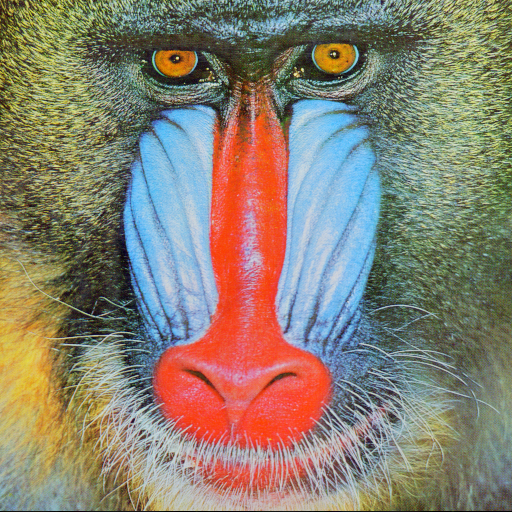
#> input picture image/Baboon.tiff, 512 x 512 px; its folder holds only this picture in this run
$ jupyter execute --allow-errors test.ipynb
#> lines starting #> are read from the running program, lines starting #| are printed output that depends on the picture
### Toollib.py
import numpy as np
import matplotlib.pyplot as plt
from xxhash import xxh32
import B2D
from skimage import io,transform
import random

def APPM_RT256():
    RT = []
    for i in range(256):
        row = []
        count = (i*60)%256
        for j in range(256):
            row.append(count)
            count += 1
            if count >= 256:
                count -= 256
        RT.append(row)
    RT = np.array(RT)
    return RT

# [27 lines left out: functions APPM_RT64, APPM_RT16, not called in this run]

def NearestPoint():
    def distance_from_origin(point):
        x, y = point
        return x**2 + y**2
    points = []
    for x in range(-16, 17):
        for y in range(-16, 17):
                points.append((x, y))
    points.sort(key=distance_from_origin)

    return np.array(points)

# [28 lines left out: functions Find, Sudoku, not called in this run]

def hashB(npArray,bits):
    return np.mod(xxh32(npArray.tobytes()).intdigest(), 2**bits)

# [50 lines left out: functions fold, perturbed, remedy, not called in this run]

import pandas as pd
def AVGI(Graph):

    ## 引入圖片
#> called with Graph = 'Baboon'
    path = 'image/'+Graph
    I=io.imread(path +r'.tiff')
#> I is the input picture: shape (512, 512, 3); mean R, G, B 137.4, 128.9, 113.1
    Stego = I.copy()

    ## 嘗試是否有建立參照表
    try:
        df = pd.read_csv('RT.csv')
        RT_table = df.to_numpy()
    except:
        RT = APPM_RT256()
        df = pd.DataFrame(RT)
        df.to_csv('RT.csv', index=False, header=True)
        df = pd.read_csv('RT.csv')
        RT_table = df.to_numpy()

    NearestP = NearestPoint()

    p = 0
    MSE = 0
    F = 0
    N = 0
    delta_RB_List = []
    extra_bit = np.zeros((512,512))

    for i in range(Stego.shape[0]):
        for j in range(Stego.shape[1]):

            ## 計算灰階值並將其設為驗證碼
            Gray = I[i,j,0]*0.299+I[i,j,1]*0.587+I[i,j,2]*0.114
            G_round = round(Gray)
            ## 使用灰階值+索引做驗證碼(AC)
            ac = hashB(np.array([G_round,i,j]),8)
            ac2 = hashB(np.array([G_round,i,j,32]),8)

            ## 由參照表中依照順序(最近優先)尋找數值等於ac的點，並回傳其XY軸座標 -> k
            k = Find(RT_table,NearestP,Stego[i,j,0],Stego[i,j,2],ac)
            k2 =  Find(RT_table,NearestP,Stego[i,j,0],Stego[i,j,2],ac2)

            ## X座標放入紅色通道，Y座標放入藍色通道，並判斷綠色通道要變化成多少彌補灰階值 -> g_bar
            g_bar = int((Gray - 0.299*k[0] - 0.114*k[1])/0.587)
            g_bar2 = int((Gray - 0.299*k2[0] - 0.114*k2[1])/0.587)
            if(round(0.299*k[0]+0.587*g_bar+0.114*k[1]) < round(Gray)):
                g_bar += 1
            elif(round(0.299*k[0]+0.587*g_bar+0.114*k[1]) > round(Gray)):
                g_bar -= 1

            if(round(0.299*k2[0]+0.587*g_bar2+0.114*k2[1]) < round(Gray)):
                g_bar2 += 1
            elif(round(0.299*k2[0]+0.587*g_bar2+0.114*k2[1]) > round(Gray)):
                g_bar2 -= 1

            ## 若g_bar超過臨界值則進行折返
            if(g_bar > 255):
                p += 1
                g_bar = 510 - g_bar
            elif(g_bar < 0):
                p += 1
                g_bar = g_bar*-1

            if(g_bar2 > 255):
                g_bar2 = 510 - g_bar2
            elif(g_bar2 < 0):
                g_bar2 = g_bar2*-1

            if(((k[0]-Stego[i,j,0])**2+(k[1]-Stego[i,j,2])**2+(g_bar-Stego[i,j,1])**2)<((k2[0]-Stego[i,j,0])**2+(k2[1]-Stego[i,j,2])**2+(g_bar2-Stego[i,j,1])**2)):
                Stego[i,j,0] = k[0]
                Stego[i,j,2] = k[1]
                Stego[i,j,1] = g_bar
            else:
                extra_bit[i,j] = 1
                Stego[i,j,0] = k2[0]
                Stego[i,j,2] = k2[1]
                Stego[i,j,1] = g_bar2

            ## 計算三個通道的變化平方和

            delta_B = int(Stego[i,j,2]) - int(I[i,j,2])
            MSE += delta_B ** 2
            ## 累計R或B變化量超過8的數量
            if(delta_B**2 > 64):
                N += 1

            delta_G = int(Stego[i,j,1]) - int(I[i,j,1])
            MSE += delta_G ** 2

            delta_R = int(Stego[i,j,0]) - int(I[i,j,0])
            MSE += delta_R ** 2
            if(delta_R**2 > 64 and delta_B**2 <= 64):
                N += 1

            delta_RB_List.append((delta_R, delta_B))
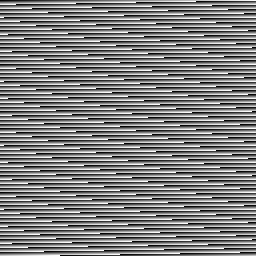
#> RT_table: shape (256, 256) int64; min 0, max 255, mean 127.5
#> extra_bit: shape (512, 512) float64; every value is 0
#> after the loop, MSE = 0; N = 0; delta_RB_List = []; p = 0

    ## 計算PSNR
    MSE /= (Stego.shape[0]*Stego.shape[1]*3)
    PSNR = 10 * np.log10(65025/MSE)
    print(f"PSNR:{PSNR} , 折返的Green:{p} , R或B變化量大於8:{N}")

    with open("processing_data/"+Graph+".txt","w") as file:
        file.write(f"PSNR: {PSNR}\n")
        file.write(f"outliers: {p}\n")
        file.write(f"The change is more than 8: {N}\n")

    # io.imshow(Stego)
    # io.show()
    io.imsave('processing_image/'+Graph+'.png',Stego)
    return delta_RB_List,extra_bit

# [118 lines left out: functions Authorize, embeding, RB_histogram_Variation_Frequency, not called in this run]
    # 顯示圖表
    # plt.show()

#將處理前後的圖片轉成灰階值
import os
import numpy as np
from skimage import io
from skimage.color import rgb2gray
# [55 lines left out: function tranform_to_grayscale, not called in this run]

# 計算更改前後的灰階圖片差異，SSIM是一種計算圖片差異的指標，優於PSNR
from skimage.metrics import structural_similarity as ssim
from skimage.metrics import peak_signal_noise_ratio as psnr
import pandas as pd
# [32 lines left out: function cal_difference, not called in this run]

### test.ipynb
[cell 1]
import B2D
import bitsetting
import numpy as np
import random
from skimage import io,transform
from matplotlib import pyplot as plt
from xxhash import xxh32
import nbimporter
import Toollib
import pandas as pd
import hashlib

[cell 2]
import os, re
imagelist = os.listdir('image')
imagelist = [re.sub(r'.tiff', '', i) for i in imagelist]

[cell 3]
imagelist

[cell 4]
import hashlib

# [7 lines left out: function generate_authentication_code, not called in this run]

[cell 5]
# [72 lines left out: function AVGI, not called in this run]

[cell 6]
# [19 lines left out: function RB_histogram_Variation_Frequency, not called in this run]

#> (a cell that did not finish here is left out)
